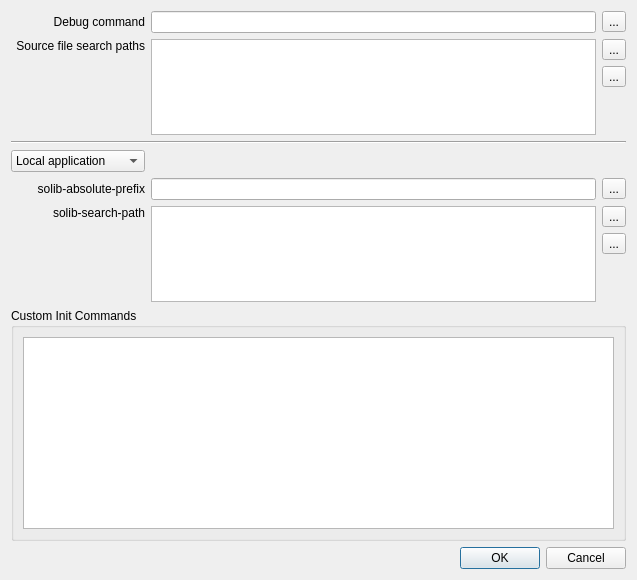
<?xml version="1.0" encoding="UTF-8"?>
<ui version="4.0">
 <class>AdvancedGDBSettings</class>
 <widget class="QWidget" name="AdvancedGDBSettings">
  <property name="geometry">
   <rect>
    <x>0</x>
    <y>0</y>
    <width>637</width>
    <height>580</height>
   </rect>
  </property>
  <layout class="QGridLayout" name="gridLayout_2" columnstretch="0,0,10,0">
   <item row="0" column="0">
    <widget class="QLabel" name="u_gdbLabel">
     <property name="text">
      <string>Debug command</string>
     </property>
     <property name="alignment">
      <set>Qt::AlignRight|Qt::AlignTrailing|Qt::AlignVCenter</set>
     </property>
     <property name="buddy">
      <cstring>u_gdbCmd</cstring>
     </property>
    </widget>
   </item>
   <item row="0" column="3">
    <widget class="QToolButton" name="u_gdbBrowse">
     <property name="text">
      <string>...</string>
     </property>
    </widget>
   </item>
   <item row="1" column="0">
    <widget class="QLabel" name="u_srcPathsLabel">
     <property name="text">
      <string>Source file search paths</string>
     </property>
     <property name="alignment">
      <set>Qt::AlignRight|Qt::AlignTop|Qt::AlignTrailing</set>
     </property>
     <property name="buddy">
      <cstring>u_srcPaths</cstring>
     </property>
    </widget>
   </item>
   <item row="1" column="1" colspan="2">
    <widget class="QListWidget" name="u_srcPaths">
     <property name="sizePolicy">
      <sizepolicy hsizetype="Expanding" vsizetype="Ignored">
       <horstretch>0</horstretch>
       <verstretch>0</verstretch>
      </sizepolicy>
     </property>
    </widget>
   </item>
   <item row="1" column="3">
    <layout class="QVBoxLayout" name="verticalLayout_2">
     <item>
      <widget class="QToolButton" name="u_addSrcPath">
       <property name="text">
        <string>...</string>
       </property>
      </widget>
     </item>
     <item>
      <widget class="QToolButton" name="u_delSrcPath">
       <property name="text">
        <string>...</string>
       </property>
      </widget>
     </item>
     <item>
      <spacer name="verticalSpacer">
       <property name="orientation">
        <enum>Qt::Vertical</enum>
       </property>
       <property name="sizeHint" stdset="0">
        <size>
         <width>2</width>
         <height>2</height>
        </size>
       </property>
      </spacer>
     </item>
    </layout>
   </item>
   <item row="3" column="0">
    <widget class="QComboBox" name="u_localRemote">
     <item>
      <property name="text">
       <string>Local application</string>
      </property>
     </item>
     <item>
      <property name="text">
       <string>Remote TCP</string>
      </property>
     </item>
     <item>
      <property name="text">
       <string>Remote Serial Port</string>
      </property>
     </item>
    </widget>
   </item>
   <item row="3" column="1" colspan="2">
    <widget class="QStackedWidget" name="u_remoteStack">
     <property name="sizePolicy">
      <sizepolicy hsizetype="Minimum" vsizetype="Fixed">
       <horstretch>0</horstretch>
       <verstretch>0</verstretch>
      </sizepolicy>
     </property>
     <property name="currentIndex">
      <number>0</number>
     </property>
     <widget class="QWidget" name="empty_2"/>
     <widget class="QWidget" name="u_remoteTcp">
      <layout class="QHBoxLayout" name="horizontalLayout_3" stretch="0,2,0,1">
       <property name="margin">
        <number>0</number>
       </property>
       <item>
        <widget class="QLabel" name="u_hostLabel">
         <property name="text">
          <string>Host</string>
         </property>
        </widget>
       </item>
       <item>
        <widget class="QLineEdit" name="u_tcpHost">
         <property name="showClearButton" stdset="0">
          <bool>true</bool>
         </property>
        </widget>
       </item>
       <item>
        <widget class="QLabel" name="u_tcpPortLabel">
         <property name="text">
          <string>Port</string>
         </property>
        </widget>
       </item>
       <item>
        <widget class="QLineEdit" name="u_tcpPort">
         <property name="showClearButton" stdset="0">
          <bool>true</bool>
         </property>
        </widget>
       </item>
      </layout>
      <zorder>u_tcpPort</zorder>
      <zorder>u_tcpHost</zorder>
      <zorder>u_hostLabel</zorder>
      <zorder>u_tcpPortLabel</zorder>
     </widget>
     <widget class="QWidget" name="page_2">
      <layout class="QHBoxLayout" name="horizontalLayout_4">
       <property name="margin">
        <number>0</number>
       </property>
       <item>
        <widget class="QLabel" name="u_ttyLabel">
         <property name="text">
          <string>Port</string>
         </property>
        </widget>
       </item>
       <item>
        <widget class="QLineEdit" name="u_ttyPort">
         <property name="text">
          <string comment="KDE::DoNotExtract">/dev/ttyUSB0</string>
         </property>
         <property name="showClearButton" stdset="0">
          <bool>true</bool>
         </property>
        </widget>
       </item>
       <item>
        <widget class="QLabel" name="u_ttyBaudLabel">
         <property name="text">
          <string>Baud</string>
         </property>
        </widget>
       </item>
       <item>
        <widget class="QComboBox" name="u_baudCombo">
         <property name="editable">
          <bool>true</bool>
         </property>
         <item>
          <property name="text">
           <string comment="KDE::DoNotExtract">9600</string>
          </property>
         </item>
         <item>
          <property name="text">
           <string comment="KDE::DoNotExtract">14400</string>
          </property>
         </item>
         <item>
          <property name="text">
           <string comment="KDE::DoNotExtract">19200</string>
          </property>
         </item>
         <item>
          <property name="text">
           <string comment="KDE::DoNotExtract">38400</string>
          </property>
         </item>
         <item>
          <property name="text">
           <string comment="KDE::DoNotExtract">57600</string>
          </property>
         </item>
         <item>
          <property name="text">
           <string comment="KDE::DoNotExtract">115200</string>
          </property>
         </item>
        </widget>
       </item>
      </layout>
     </widget>
    </widget>
   </item>
   <item row="4" column="0">
    <widget class="QLabel" name="u_soAbsPrefixLabel">
     <property name="text">
      <string>solib-absolute-prefix</string>
     </property>
     <property name="alignment">
      <set>Qt::AlignRight|Qt::AlignTrailing|Qt::AlignVCenter</set>
     </property>
    </widget>
   </item>
   <item row="4" column="3">
    <widget class="QToolButton" name="u_setSoPrefix">
     <property name="text">
      <string>...</string>
     </property>
    </widget>
   </item>
   <item row="5" column="0">
    <widget class="QLabel" name="u_soSearchLabel">
     <property name="text">
      <string>solib-search-path</string>
     </property>
     <property name="alignment">
      <set>Qt::AlignRight|Qt::AlignTop|Qt::AlignTrailing</set>
     </property>
    </widget>
   </item>
   <item row="5" column="1" colspan="2">
    <widget class="QListWidget" name="u_soSearchPaths">
     <property name="sizePolicy">
      <sizepolicy hsizetype="Expanding" vsizetype="Ignored">
       <horstretch>0</horstretch>
       <verstretch>0</verstretch>
      </sizepolicy>
     </property>
    </widget>
   </item>
   <item row="5" column="3">
    <widget class="QWidget" name="u_addDelSoPaths" native="true">
     <layout class="QVBoxLayout" name="verticalLayout_4">
      <property name="margin">
       <number>0</number>
      </property>
      <item>
       <widget class="QToolButton" name="u_addSoSearchPath">
        <property name="text">
         <string>...</string>
        </property>
       </widget>
      </item>
      <item>
       <widget class="QToolButton" name="u_delSoSearchPath">
        <property name="text">
         <string>...</string>
        </property>
       </widget>
      </item>
      <item>
       <spacer name="verticalSpacer_2">
        <property name="orientation">
         <enum>Qt::Vertical</enum>
        </property>
        <property name="sizeHint" stdset="0">
         <size>
          <width>13</width>
          <height>13</height>
         </size>
        </property>
       </spacer>
      </item>
     </layout>
    </widget>
   </item>
   <item row="4" column="1" colspan="2">
    <widget class="QLineEdit" name="u_soAbsPrefix">
     <property name="showClearButton" stdset="0">
      <bool>true</bool>
     </property>
    </widget>
   </item>
   <item row="6" column="0" colspan="4">
    <widget class="QGroupBox" name="u_customInitGB">
     <property name="sizePolicy">
      <sizepolicy hsizetype="Preferred" vsizetype="Expanding">
       <horstretch>0</horstretch>
       <verstretch>0</verstretch>
      </sizepolicy>
     </property>
     <property name="title">
      <string>Custom Init Commands</string>
     </property>
     <layout class="QVBoxLayout" name="verticalLayout">
      <item>
       <widget class="QPlainTextEdit" name="u_customInit">
        <property name="lineWrapMode">
         <enum>QPlainTextEdit::NoWrap</enum>
        </property>
       </widget>
      </item>
     </layout>
    </widget>
   </item>
   <item row="0" column="1" colspan="2">
    <widget class="QLineEdit" name="u_gdbCmd">
     <property name="showClearButton" stdset="0">
      <bool>true</bool>
     </property>
    </widget>
   </item>
   <item row="7" column="0" colspan="4">
    <widget class="QDialogButtonBox" name="u_buttonBox">
     <property name="standardButtons">
      <set>QDialogButtonBox::Cancel|QDialogButtonBox::Ok</set>
     </property>
    </widget>
   </item>
   <item row="2" column="0" colspan="4">
    <widget class="Line" name="line">
     <property name="orientation">
      <enum>Qt::Horizontal</enum>
     </property>
    </widget>
   </item>
  </layout>
 </widget>
 <tabstops>
  <tabstop>u_gdbCmd</tabstop>
  <tabstop>u_localRemote</tabstop>
  <tabstop>u_soAbsPrefix</tabstop>
  <tabstop>u_setSoPrefix</tabstop>
  <tabstop>u_soSearchPaths</tabstop>
  <tabstop>u_addSoSearchPath</tabstop>
  <tabstop>u_delSoSearchPath</tabstop>
  <tabstop>u_srcPaths</tabstop>
  <tabstop>u_addSrcPath</tabstop>
  <tabstop>u_delSrcPath</tabstop>
  <tabstop>u_customInit</tabstop>
  <tabstop>u_tcpHost</tabstop>
  <tabstop>u_tcpPort</tabstop>
  <tabstop>u_ttyPort</tabstop>
  <tabstop>u_baudCombo</tabstop>
 </tabstops>
 <resources/>
 <connections>
  <connection>
   <sender>u_localRemote</sender>
   <signal>currentIndexChanged(int)</signal>
   <receiver>u_remoteStack</receiver>
   <slot>setCurrentIndex(int)</slot>
   <hints>
    <hint type="sourcelabel">
     <x>106</x>
     <y>162</y>
    </hint>
    <hint type="destinationlabel">
     <x>230</x>
     <y>153</y>
    </hint>
   </hints>
  </connection>
 </connections>
</ui>
